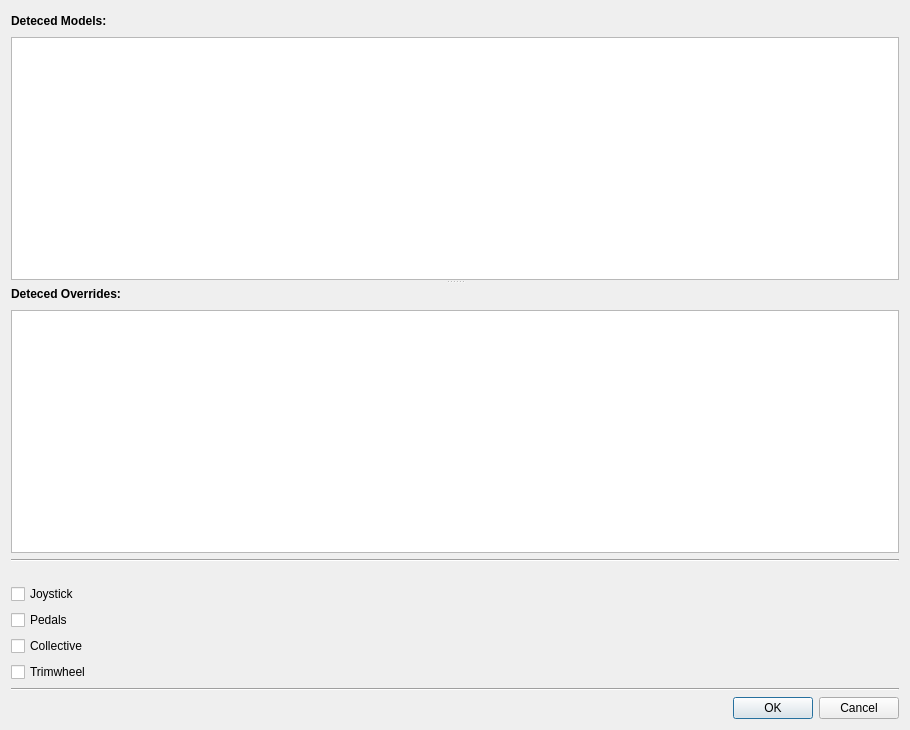
<?xml version="1.0" encoding="UTF-8"?>
<ui version="4.0">
 <class>ProfileImportDialog</class>
 <widget class="QDialog" name="ProfileImportDialog">
  <property name="geometry">
   <rect>
    <x>0</x>
    <y>0</y>
    <width>910</width>
    <height>730</height>
   </rect>
  </property>
  <property name="minimumSize">
   <size>
    <width>910</width>
    <height>730</height>
   </size>
  </property>
  <property name="windowTitle">
   <string>Profile Import</string>
  </property>
  <layout class="QGridLayout" name="gridLayout">
   <item row="0" column="0" colspan="2">
    <widget class="QSplitter" name="splitter">
     <property name="orientation">
      <enum>Qt::Vertical</enum>
     </property>
     <widget class="QWidget" name="">
      <layout class="QGridLayout" name="gridLayout_3">
       <item row="0" column="0">
        <widget class="QLabel" name="lb_detecedModels">
         <property name="text">
          <string>&lt;html&gt;&lt;head/&gt;&lt;body&gt;&lt;p&gt;&lt;span style=&quot; font-weight:700;&quot;&gt;Deteced Models:&lt;/span&gt;&lt;/p&gt;&lt;/body&gt;&lt;/html&gt;</string>
         </property>
        </widget>
       </item>
       <item row="0" column="1">
        <spacer name="horizontalSpacer_4">
         <property name="orientation">
          <enum>Qt::Horizontal</enum>
         </property>
         <property name="sizeHint" stdset="0">
          <size>
           <width>40</width>
           <height>20</height>
          </size>
         </property>
        </spacer>
       </item>
       <item row="1" column="0" colspan="2">
        <widget class="QTableWidget" name="tw_detectedModels">
         <property name="sizePolicy">
          <sizepolicy hsizetype="Preferred" vsizetype="Expanding">
           <horstretch>0</horstretch>
           <verstretch>0</verstretch>
          </sizepolicy>
         </property>
         <property name="columnCount">
          <number>0</number>
         </property>
         <attribute name="verticalHeaderStretchLastSection">
          <bool>false</bool>
         </attribute>
        </widget>
       </item>
      </layout>
     </widget>
     <widget class="QWidget" name="">
      <layout class="QGridLayout" name="gridLayout_2">
       <item row="0" column="0">
        <widget class="QLabel" name="lb_detecedOverrides">
         <property name="text">
          <string>&lt;html&gt;&lt;head/&gt;&lt;body&gt;&lt;p&gt;&lt;span style=&quot; font-weight:700;&quot;&gt;Deteced Overrides:&lt;/span&gt;&lt;/p&gt;&lt;/body&gt;&lt;/html&gt;</string>
         </property>
        </widget>
       </item>
       <item row="0" column="1">
        <spacer name="horizontalSpacer_5">
         <property name="orientation">
          <enum>Qt::Horizontal</enum>
         </property>
         <property name="sizeHint" stdset="0">
          <size>
           <width>40</width>
           <height>20</height>
          </size>
         </property>
        </spacer>
       </item>
       <item row="1" column="0" colspan="2">
        <widget class="QTableWidget" name="tw_detectedOverrides">
         <property name="sizePolicy">
          <sizepolicy hsizetype="Preferred" vsizetype="Expanding">
           <horstretch>0</horstretch>
           <verstretch>0</verstretch>
          </sizepolicy>
         </property>
         <property name="columnCount">
          <number>0</number>
         </property>
         <attribute name="verticalHeaderStretchLastSection">
          <bool>false</bool>
         </attribute>
        </widget>
       </item>
      </layout>
     </widget>
    </widget>
   </item>
   <item row="1" column="0" colspan="2">
    <widget class="Line" name="line_3">
     <property name="orientation">
      <enum>Qt::Horizontal</enum>
     </property>
    </widget>
   </item>
   <item row="2" column="0">
    <layout class="QVBoxLayout" name="verticalLayout">
     <item>
      <widget class="InfoLabel" name="lb_deviceOptions" native="true">
       <property name="minimumSize">
        <size>
         <width>0</width>
         <height>10</height>
        </size>
       </property>
      </widget>
     </item>
     <item>
      <widget class="QCheckBox" name="cb_joystick">
       <property name="text">
        <string>Joystick</string>
       </property>
      </widget>
     </item>
     <item>
      <widget class="QCheckBox" name="cb_pedals">
       <property name="text">
        <string>Pedals</string>
       </property>
      </widget>
     </item>
     <item>
      <widget class="QCheckBox" name="cb_collective">
       <property name="text">
        <string>Collective</string>
       </property>
      </widget>
     </item>
     <item>
      <widget class="QCheckBox" name="cb_trimwheel">
       <property name="text">
        <string>Trimwheel</string>
       </property>
      </widget>
     </item>
    </layout>
   </item>
   <item row="2" column="1">
    <spacer name="horizontalSpacer_3">
     <property name="orientation">
      <enum>Qt::Horizontal</enum>
     </property>
     <property name="sizeHint" stdset="0">
      <size>
       <width>803</width>
       <height>20</height>
      </size>
     </property>
    </spacer>
   </item>
   <item row="3" column="0" colspan="2">
    <widget class="Line" name="line_2">
     <property name="orientation">
      <enum>Qt::Horizontal</enum>
     </property>
    </widget>
   </item>
   <item row="4" column="0" colspan="2">
    <layout class="QHBoxLayout" name="horizontalLayout">
     <item>
      <spacer name="horizontalSpacer">
       <property name="orientation">
        <enum>Qt::Horizontal</enum>
       </property>
       <property name="sizeHint" stdset="0">
        <size>
         <width>40</width>
         <height>20</height>
        </size>
       </property>
      </spacer>
     </item>
     <item>
      <widget class="StyledButton" name="pb_Ok">
       <property name="text">
        <string>OK</string>
       </property>
      </widget>
     </item>
     <item>
      <widget class="StyledButton" name="pb_Cancel">
       <property name="text">
        <string>Cancel</string>
       </property>
      </widget>
     </item>
    </layout>
   </item>
  </layout>
 </widget>
 <customwidgets>
  <customwidget>
   <class>StyledButton</class>
   <extends>QPushButton</extends>
   <header location="global">telemffb.custom_widgets.h</header>
  </customwidget>
  <customwidget>
   <class>InfoLabel</class>
   <extends>QWidget</extends>
   <header location="global">telemffb.custom_widgets.h</header>
   <container>1</container>
  </customwidget>
 </customwidgets>
 <resources/>
 <connections/>
</ui>
